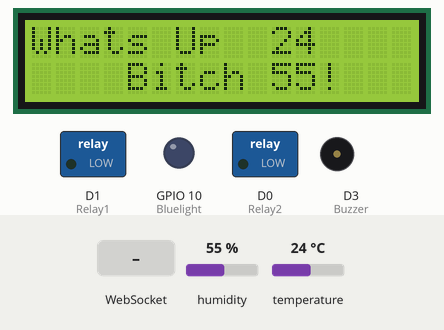
Recording of a sketch running on a simulated ESP8266 (NodeMCU). Shown: 16×2 character LCD, switched loads named in the sketch (green lamp = pin HIGH), output pins drawn as LEDs (lit = HIGH), buzzer (waves = sounding, pin HIGH). Inputs (shaded band) come from the test bench; at power-on: humidity 55 %, temperature 24 °C. WiFi joins after 1.5 s; servers stay silent unless stated; what the sketch prints to the serial monitor is not drawn.

Above: at 4.7 s.
4.8 s: WebSocket text "Off1" received
At 10.6 s:
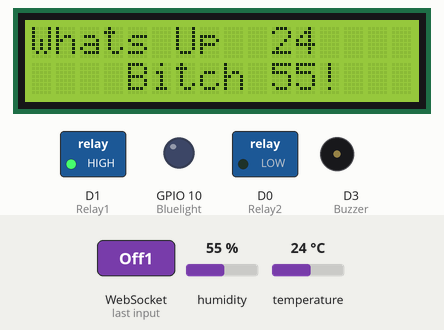
14.7 s: WebSocket text "Off2" received
At 19.6 s:
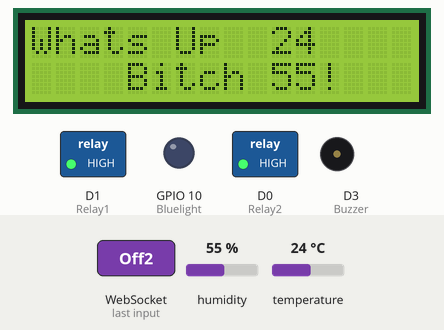
24.2 s: WebSocket text "On1" received
At 28.6 s:
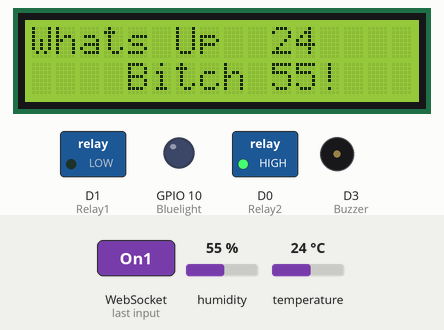
33.3 s: humidity set to 22 %
At 40.7 s:
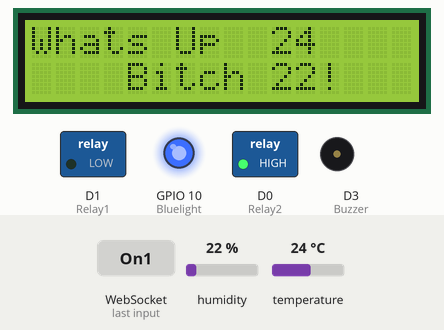
42.3 s: temperature set to 12 °C
At 51.1 s:
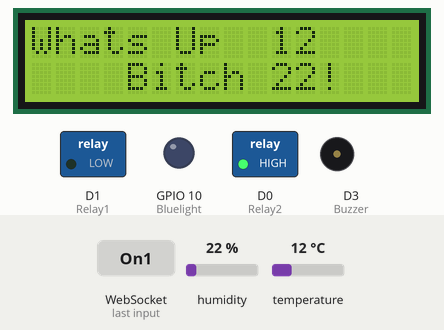
51.4 s: humidity set to 40 %
At 60.2 s:
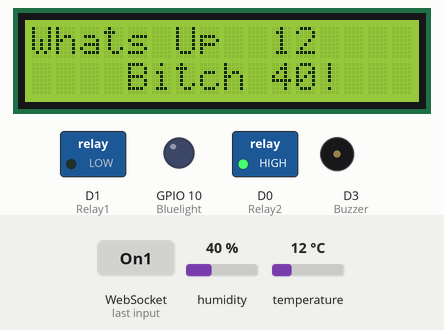
Timing chart, 0 to 61.4 s (numbered marks = the images above; inputs shaded):
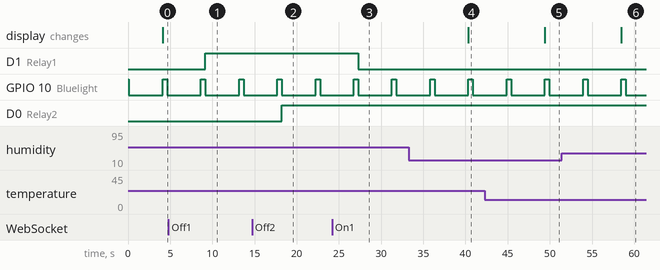

The sketch:

sketch_jun23a.ino
```cpp
/*#include  <Adafruit_ST7735.h>
#include  <Adafruit_GFX.h>
#include  <SPI.h>
#define TFT_CS     15
#define TFT_RST    2
#define TFT_DC     0
Adafruit_ST7735 tft = Adafruit_ST7735(TFT_CS,  TFT_DC, TFT_RST);
#define TFT_SCLK 14
#define TFT_MOSI 13
#include "stdio.h"
*/
// Include for System Warning Control
const int Relay1 = 5;
const int Relay2 = 16;
const int Bluelight = 10;
const int Buzzer = 0;

// Include for LCD
#include <Wire.h>
#include <LiquidCrystal_I2C.h>
LiquidCrystal_I2C lcd(0x27,16,2);

//Include for DHT11
#include "DHT.h"
#define DHTPIN 2// what digital pin we're connected to
#define DHTTYPE DHT11 // DHT 11
DHT dht(DHTPIN, DHTTYPE);

// Include for Variables
String Rx;
String alert;
int i;
int t,h;

int H0 = 20;
int H1 = 85;
int T0 = 25;
int T1 = 35;


// Include for Server
#include <ESP8266WiFi.h>
#include <ESP8266WebServer.h>
#include <BlynkSimpleEsp8266.h>
#include <ESP8266mDNS.h>  //Thư viện mDNS
#include <WebSocketsServer.h>
WebSocketsServer webSocket = WebSocketsServer(81);
ESP8266WebServer webServer(80);
BlynkTimer timer_update;
char* ssid = "CoTram";
char* pass = "12345678";


const char MainPage[] PROGMEM = R"=====(
  <!DOCTYPE html>
  <html>
   <head>
       <title>HOME PAGE</title>
       <style>
          body {text-align:center;}
          h1 {color:#003399;}
          a {text-decoration: none;color:#FFFFFF;}

          .bt_1 {
            height:50px;
            width:100px;
            margin:10px 0;
            background-color:#FF0F9F;
            border-radius:5px;
          }
          .bt_2 {
            height:50px;
            width:100px;
            margin:10px 0;
            background-color:#00FF00;
            border-radius:5px;
          }
      .bt_3 {
            height:50px;
            width:500px;
            margin:10px 0;
            background-color:#00FF00;
            border-radius:5px;
          }
      .Tag{
      font-size: 25px;
      style: color:red;
      }
      .Header{
      font-size: 30px;
      style: color: black;
      background-color: pink;
      }
       </style>
       <meta name="viewport" content="width=device-width,user-scalable=0" charset="UTF-8">
   </head>
   <body onload="javascript:init()">

    <h1 class = 'Header'> DỰ ÁN GIÁM SÁT  </h1>


    <div    <p class="Tag" > Thông số  </div>
  <div  <p class="Tag" > Nhiệt độ - Độ Ẩm - Gas </div>
  <div  <p  </div>

  <div>
    <button class="bt_2"style="color:red" id = "Server_T" >T </button>
    <button class="bt_2"style="color:red" id = "Server_H" >H </button>
    <button class="bt_2"style="color:red" id = "Server_Gas" >Gas </button>
    </div>


    <div  <p class="Tag" > Điều Khiển Hệ Thống </div>
    <div  <p  </div>

    <div>
        <button id = "Alert" class="bt_1" onclick="alertCS()">Check Server</button>
        <button id = "RL1_BT2" class="bt_1" onclick="sendData('Off1')">Tắt Quạt</button>
    <button id = "RL1_BT3" class="bt_1" onclick="sendData('On1')">Bật Quạt</button>
    </div>
    <div>
        <button id = "RL2_BT1" class="bt_1" onclick="sendData('SendData')">Gửi Thông Số</button>
        <button id = "RL2_BT2" class="bt_1" onclick="sendData('Off2')">Tắt Đèn</button>
    <button id = "RL2_BT2" class="bt_1" onclick="sendData('On2')">Bật Đèn</button>
  </div>


  <div    <p class="Tag" > Trạng Thái Hệ Thống </div>
  <div  <p  </div>

  <div>
    <button class="bt_2"style="color:red" id = "Server_Alert" > Nop </button>
    </div>

      <script>
        function alertCS(){
            alert("Xác nhận button 1");
        }
  </script>

  <script>
  function alerthight(){
      alert(" Server Error");
      }
      </script>


      <script>
            var Socket;      //Khai báo biến Socket
            function init(){
              //Khởi tạo websocket
              Socket = new WebSocket('ws://' + window.location.hostname + ':81/');
              //Nhận broadcase từ server
              Socket.onmessage = function(event){


                var JSONobj = JSON.parse(event.data);   //Tách dữ liệu json

                document.getElementById("Server_H").innerHTML = JSONobj.D1;
                document.getElementById("Server_T").innerHTML = JSONobj.D2;
                document.getElementById("Server_Gas").innerHTML = JSONobj.D3;
                document.getElementById("Server_Alert").innerHTML = JSONobj.D4;

              }
            }
            //-----------Gửi dữ liệu lên Server-------------------
            function sendData(data){
              Socket.send(data);
            }
      </script>
   </body>
  </html>
)=====";


void setup() {

  //  setup for server


  pinMode(Bluelight, OUTPUT);
  pinMode(Relay1,OUTPUT);
  pinMode(Relay2,OUTPUT);
  pinMode(Buzzer, OUTPUT);
  digitalWrite(Bluelight,HIGH);
  digitalWrite(Relay1, LOW);
  digitalWrite(Relay2, LOW);
  digitalWrite(Buzzer, LOW);

  // LCD Init //
  lcd.init();
lcd.backlight();
lcd.print("Whats Up");
lcd.setCursor(4,1);
lcd.print("Bitch !!!");


  // tft set up
/*
    tft.initR(INITR_BLACKTAB);
    tft.fillScreen(ST7735_WHITE); //----------------------------------------------cài đặt màu nền
    printText("T:", ST7735_RED,10,10,2);
    printText("H:", ST7735_RED,10,30,2);//-46: lùi đầu dòng//-70: khoảng cách trên//-2: cỡ chữ
    printText("GAS:", ST7735_RED,10,50,2);

 */
  //===============Thiết lập kết nối WiFi=================//
  //WiFi.begin(ssid,pass);
  Serial.begin(9600);
  //Serial.print("Connecting");
//  while(WiFi.status()!=WL_CONNECTED){
//    delay(500);
//    Serial.print("...");
//  }
//  Serial.println(WiFi.localIP());
  WiFi.disconnect();
  WiFi.mode(WIFI_AP);
  WiFi.softAP(ssid, pass);
  //======Khởi tạo mDNS cấp phát Tên miền E-SMART HOME====//
  if (!MDNS.begin("E-SMARTHOME")) {
    Serial.println("Error setting up MDNS responder!");
    while (1) {
      delay(1000);
    }
  }
  Serial.println("mDNS responder started");
  MDNS.addService("http","tcp",80);
  //=================Khởi tạo Web Server=================//

  webServerStart();
  webSocket.begin();
  webSocket.onEvent(webSocketEvent);
  timer_update.setInterval(1000L, updateStateD);


  //  setup for dht11

  delay(10);
  dht.begin();

}

void loop() {

// Web Socket Loop
  MDNS.update();  //mDNS
  webServer.handleClient();
  webSocket.loop();
//  timer_update.run();
   h = dht.readHumidity();
   t = dht.readTemperature();

  Compareh( h);
  Comparet( t);
  String  D1 = convert(h);
  String  D2 = convert(t);

  // LCD Update

  lcd.setCursor(10,0);
  lcd.print(t);
  lcd.setCursor(10,1);
  lcd.print(h);

  String D3, D4;

  String JSONtxt = "{\"D1\":\""+D1+"\",\"D2\":\""+D2+"\",\"D3\":\""+D3+"\",\"D4\":\""+D4+"\" }";
  webSocket.broadcastTXT(JSONtxt);
  webSocket.broadcastTXT(JSONtxt);
  delay(500);
}

//*********************************************** Processing ***********************************************************//
//---------------- Convert Data to communicate with Socket Server --------------------//
String convert(int val)
{
  int i;
  char buff[10];
  char valueString[100] = "";
  for (i = 0; i < 10; i++) {
    dtostrf(val, 4, 2, buff);  //4 is mininum width, 6 is precision
    strcat(valueString, buff);
    strcat(valueString, ", ");
  }
  return buff;
}


//---------------- Compare Data to Warning User with all the functions ----------------//

void Compareh(int h)
{
  if( h> H0 && i == 0)
  {
    String Content = "Do am cao";
    digitalWrite(Bluelight, LOW);
    alert = Content;
    i = 1;
    Sendsms(Content);

  }
  else  {
    if(h <H1 && i == 0){
        String Content = "Do am thap";
        digitalWrite(Bluelight, LOW);
        alert = Content;
        i =1;
        Sendsms(Content);
    }
    else{
          digitalWrite(Bluelight, HIGH);
          alert  = "NOP";
          i = 0;
    }
  }
}

void Comparet(int t)
{
  if( t>T0 && i ==  0)
  {
      String Content = "Nhiet do cao";
      digitalWrite(Bluelight, LOW);
      alert = Content;
      i = 1;
      Sendsms(Content);
  }
  else{
    if( t< T1 && i == 0){
       String Content = "Nhiet do thap";
       digitalWrite(Bluelight, LOW);
       alert = Content;
       i =1;
       Sendsms(Content);
    }
    else {
      digitalWrite(Bluelight, HIGH);
      i =0;
      alert = "NOP";
      }
  }
}


//=================== WebSocket Functions - Send receive Process  ====================//
void webServerStart(){
  webServer.on("/",mainpage);
  webServer.begin();
}
void mainpage(){
  String s = FPSTR(MainPage);
  webServer.send(200,"text/html",s);
}

// ham xu ly tin hieu doc ve tu webserver //
void webSocketEvent(uint8_t num, WStype_t type,
                    uint8_t * payload,
                    size_t length)
{
  String payloadString = (const char *)payload;
//  Serial.print("payloadString= ");
//  Serial.println(payloadString);
  Rx = (const char*)payload;

  if(payloadString == "Off1")
  {
    digitalWrite(Relay1, HIGH);
  }
  if(payloadString == "On1")
  {
    digitalWrite(Relay1, LOW);
  }
  if(payloadString == "Off2")
  {
    digitalWrite(Relay2, HIGH);
  }
  if(payloadString == "On2")
  {
    digitalWrite(Relay2, LOW);
  }
  if(payloadString == "SMS")
  {
     String Content2 = "SMS";
    Sendsms(Content2);
  }
  if(payloadString == "SendData")
  {
  String  D1 = convert(t);
  String  D2 = convert(h);
  String content3 = "{\"Nhietdo\":\""+D1+"\",\"Do am\":\""+D2+"\"}";
  Sendsms(content3);
  }

}

void Sendsms(String Content)
{
    Serial.print("AT");  //Start Configuring GSM Module
    delay(1000);         //One second delay
    Serial.println();
    Serial.println("AT+CMGF=1");  // Set GSM in text mode
    delay(1000);                  // One second delay
    Serial.println();
    Serial.print("AT+CMGS=");     // Enter the receiver number
    Serial.print("\"+84868696720\"");
    Serial.println();
    delay(1000);
    Serial.print(Content); // SMS body - Sms Text
    delay(1000);
    Serial.println();
    Serial.write(26);
}


ICACHE_RAM_ATTR void updateStateD(){
  String d1 = "";
  String d2 = "";

  String JSONtxt = "{\"D1\":\""+d1+"\",\"D2\":\""+d2+"\"}";
//  webSocket.broadcastTXT(JSONtxt);
//  Serial.println(JSONtxt);
}
```

Measured:
- after the input at 4.8 s, D1 (Relay1): LOW → HIGH after 4.3 s
- after the input at 14.7 s, D0 (Relay2): LOW → HIGH after 3.5 s
- after the input at 24.2 s, D1 (Relay1): HIGH → LOW after 3.1 s
- after the input at 33.3 s, the display: changes after 7.1 s (image 4)
- after the input at 42.3 s, the display: changes after 7.1 s (image 5)
- after the input at 51.4 s, the display: changes after 7.1 s (image 6)
- by itself, GPIO 10 (Bluelight): alternates HIGH for 0.53 s and LOW for 4.0 s
